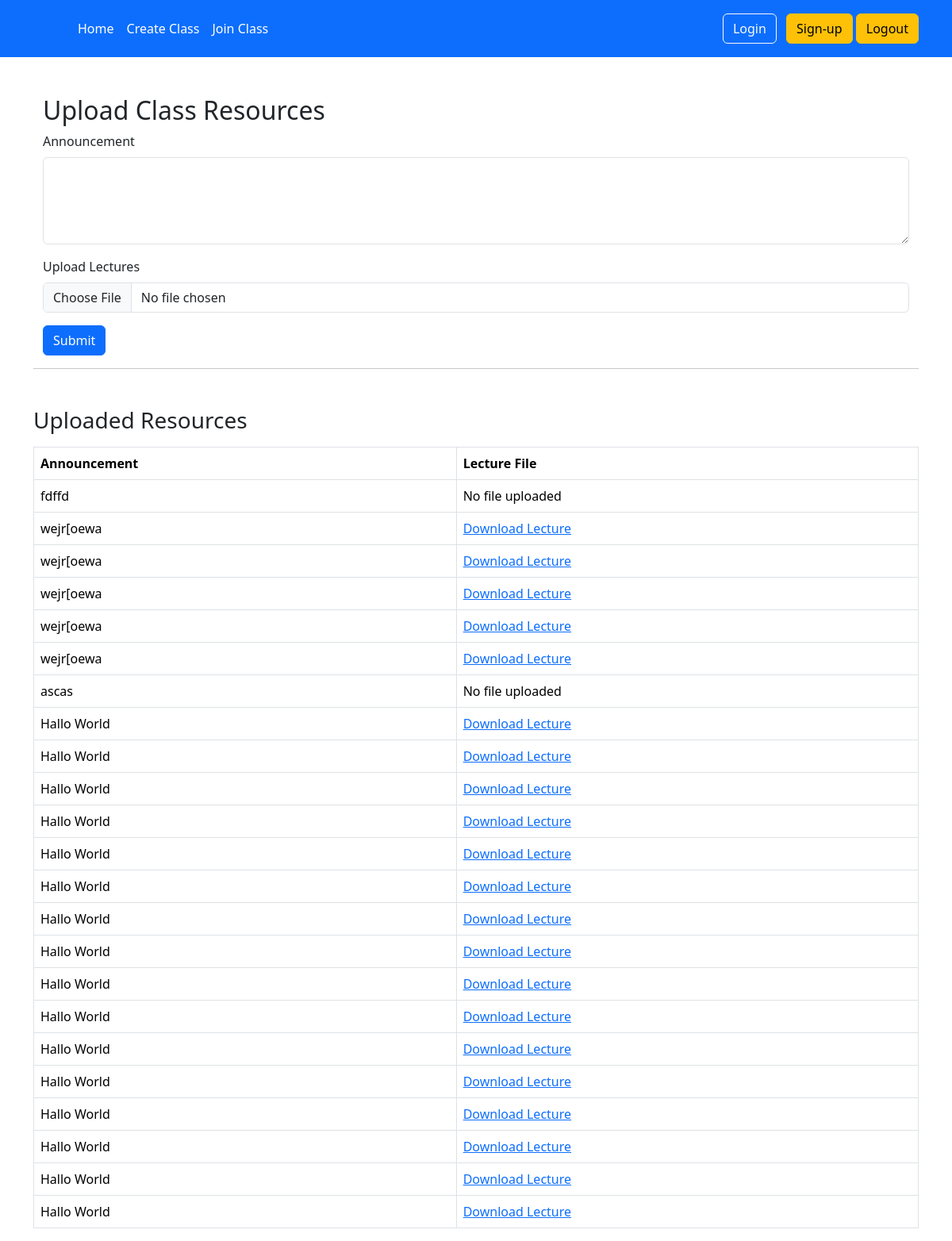
The app's page /resource/2/ with its own data.
### authz/models.py (models this page shows)
class ClassData(models.Model):
    name = models.ForeignKey(GoogleClass, on_delete=models.CASCADE,related_name='googleclss')
    announcement = models.TextField()
    lectures = models.FileField(upload_to='resources/', blank=False,null=True)

### home/views/home_view.py (the view)
# urls.py: path('resource/<int:id>/',home_view.resources,name='resource')
def resources(request,id):
    googlcls = GoogleClass.objects.get(id=id)
    if request.method == 'POST':
        name=googlcls
        announcement = request.POST.get('announcement')
        lectures = request.FILES.get('lectures')
        ClassData.objects.create(announcement=announcement,lectures=lectures,name=name)
        messages.success(request, 'You have successfully uploaded the resources')
    get_resource = GoogleClass.objects.filter(id=id).first()
    get_re = get_resource.googleclss.all()
    print(get_re)
    context ={
        'get': get_resource,
        'get_re': get_re
    }
    return render(request,'resources.html',context)

### templates/resources.html (shortened to what this page needs)
{% extends "base.html" %}
{% block content %}
<div class="container mt-5">
    <h2>Upload Class Resources</h2>
    <form action="" method="post" enctype="multipart/form-data">
        <div class="mb-3">
            <label for="announcement" class="form-label">Announcement</label>
            <textarea name="announcement" id="announcement" class="form-control" rows="4" required></textarea>
        </div>
        <div class="mb-3">
            <label for="lectures" class="form-label">Upload Lectures</label>
            <input type="file" name="lectures" id="lectures" class="form-control" required>
        </div>
        <button type="submit" class="btn btn-primary">Submit</button>
    </form>
</div>
<hr/>
<div class="mt-5">
    <h3>Uploaded Resources</h3>
    {% if get_re %}
        <table class="table table-bordered mt-3">
            <thead>
                <tr>
                    <th>Announcement</th>
                    <th>Lecture File</th>
                </tr>
            </thead>
            <tbody>
                {% for resource in get_re %}
                    <tr>
                        <td>{{ resource.announcement }}</td>
                        <td>
                            {% if resource.lectures %}
                                <a href="{{ resource.lectures.url }}" download>Download Lecture</a>
                            {% else %}
                                No file uploaded
                            {% endif %}
                        </td>
                    </tr>
                {% endfor %}
            </tbody>
        </table>
    {% else %}
        <p>No resources uploaded yet.</p>
    {% endif %}
</div>
{% endblock content %}

### records on screen
ClassData: announcement "fdffd", lectures "No file uploaded"
ClassData: announcement "wejr[oewa"
ClassData: announcement "wejr[oewa"
ClassData: announcement "wejr[oewa"
ClassData: announcement "wejr[oewa"
ClassData: announcement "wejr[oewa"
ClassData: announcement "ascas", lectures "No file uploaded"
ClassData: announcement "Hallo World"
ClassData: announcement "Hallo World"
ClassData: announcement "Hallo World"
ClassData: announcement "Hallo World"
ClassData: announcement "Hallo World"
ClassData: announcement "Hallo World"
ClassData: announcement "Hallo World"
ClassData: announcement "Hallo World"
ClassData: announcement "Hallo World"
ClassData: announcement "Hallo World"
ClassData: announcement "Hallo World"
ClassData: announcement "Hallo World"
ClassData: announcement "Hallo World"
ClassData: announcement "Hallo World"
ClassData: announcement "Hallo World"
ClassData: announcement "Hallo World"
